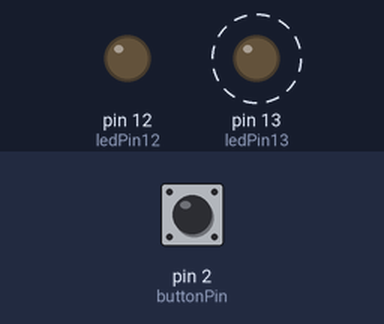
This sketch was run on a simulated Arduino Uno, built with avr-gcc and run on an emulated ATmega328P. On the bench: output pins drawn as LEDs (lit = HIGH). Dashed ring = blinking. The inputs (shaded band) are chosen by the test bench; at power-on: pin 2 (buttonPin) LOW.

Above: at 1.2 s.
1.3 s: pin 2 (buttonPin) pulled HIGH for 0.15 s
At 1.37 s:
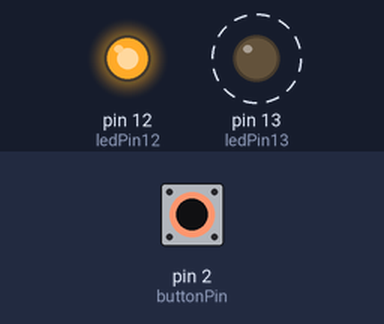
4.3 s: pin 2 (buttonPin) pulled HIGH for 1 s
At 5.75 s:
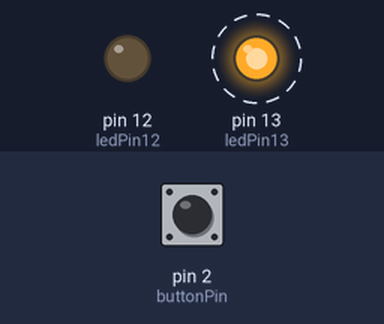
7.3 s: pin 2 (buttonPin) pulled HIGH for 3.2 s
At 7.75 s:
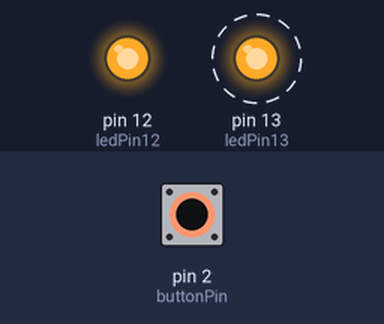
Timing chart, 0 to 18.0 s (numbered marks = the images above; inputs shaded):
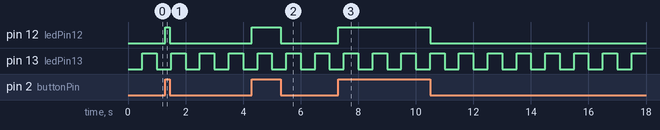

The sketch:

gpt04_button_nb.ino
```cpp
// Definizione dei pin
int ledPin13 = 13;  // LED sul pin 13
int ledPin12 = 12;  // LED sul pin 12
int buttonPin = 2;  // Pulsante sul pin 2
int buttonState = 0; // Variabile per memorizzare lo stato del pulsante

unsigned long previousMillis = 0; // Tempo dell'ultimo cambiamento di stato del LED sul pin 13
const long interval = 500; // Intervallo di lampeggiamento (500ms acceso, 500ms spento)

void setup() {
  // Imposta i pin dei LED come output
  pinMode(ledPin13, OUTPUT);
  pinMode(ledPin12, OUTPUT);

  // Imposta il pin del pulsante come input
  pinMode(buttonPin, INPUT);
}

void loop() {
  // Ottenere il tempo corrente
  unsigned long currentMillis = millis();

  // Controllare se è il momento di cambiare lo stato del LED sul pin 13
  if (currentMillis - previousMillis >= interval) {
    previousMillis = currentMillis; // Aggiorna il tempo dell'ultimo cambiamento

    // Cambia lo stato del LED sul pin 13
    if (digitalRead(ledPin13) == LOW) {
      digitalWrite(ledPin13, HIGH); // Accendi il LED
    } else {
      digitalWrite(ledPin13, LOW);  // Spegni il LED
    }
  }

  // Legge lo stato del pulsante
  buttonState = digitalRead(buttonPin);

  // Se il pulsante viene premuto, accendi il LED sul pin 12
  if (buttonState == HIGH) {
    digitalWrite(ledPin12, HIGH);  // Accendi il LED
  } else {
    // Se il pulsante non è premuto, spegni il LED sul pin 12
    digitalWrite(ledPin12, LOW);   // Spegni il LED
  }
}
```

Measured:
- after the input at 1.3 s, pin 12 (ledPin12): LOW → HIGH at once, → LOW 0.15 s later
- after the input at 4.3 s, pin 12 (ledPin12): LOW → HIGH at once, → LOW 1.0 s later
- after the input at 7.3 s, pin 12 (ledPin12): LOW → HIGH at once, → LOW 3.2 s later
- by itself, pin 13 (ledPin13): alternates HIGH for 0.50 s and LOW for 0.50 s
